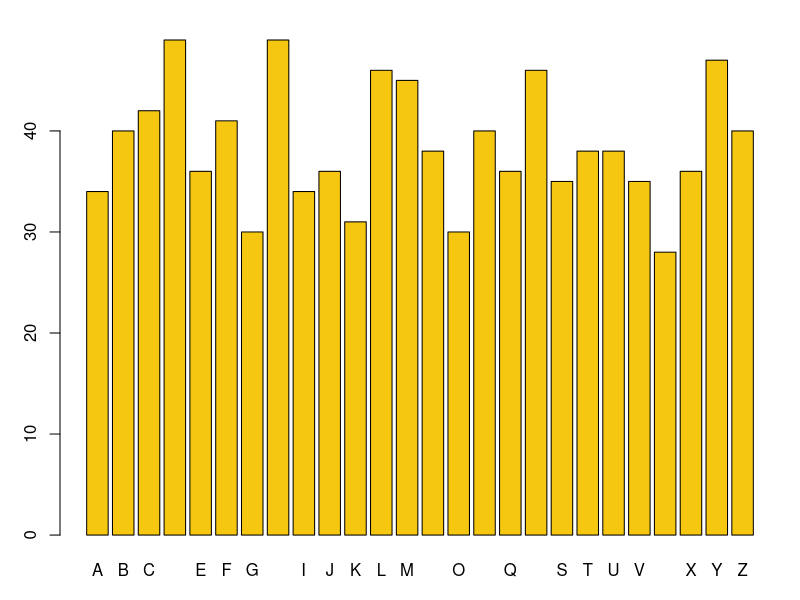

Source code (R):
## ---- chunk 1
collatz <- function(n) {
    cseq <- c(n)
    while (n > 1) {
        if (n %% 2 == 0) n <- n / 2
        else n <- 3*n + 1
        cseq <- c(cseq, n)
    }
    cseq
}
## ---- chunk 2
collatz(7)
## ---- chunk 3
def.h <- function() new.env(hash=TRUE, parent=emptyenv())
len.h <- function(dict) length(ls(envir=dict))
set.h <- function(key, val, dict) assign(as.character(key), val, envir=dict)
get.h <- function(key, dict, default=NULL) {
	key <- as.character(key)
    if (exists(key, envir=dict)) { get(key, dict)
    } else { default }
}
del.h <- function(key, dict) {
	key <- as.character(key)
    if (exists(key, envir=dict)) {
        val <- get.h(key, dict)
        rm(list=c(key), envir=dict)
    } else {
        val <- NULL
    }
    invisible(val)
}
has_key <- function(key, dict) exists(as.character(key), envir=dict)
keys.h <- function(dict) ls(envir=dict)
items.h <- function(dict) as.list(dict)
values.h <- function(dict, mode='character') {
    l <- as.list(dict)
    n <- length(l)
    if (n==0) invisible(NULL)
    v <- vector('character', n)
    for (i in 1:n) v[i] <- l[[i]]
    if (mode=='numeric') v <- as.numeric(v)
    return(v)
}
clear.h <- function(dict) {
    rm(list=keys.h(dict), envir=dict)
}
## ---- chunk 4
counter <- def.h()              # define a hash counter ... and count
count <- function(x, hash = counter) {
  set.h(x, get.h(x, counter, default=0) + 1, counter)
}
## ---- chunk 5
C = sample(LETTERS, 1000, replace = TRUE)
for (ch in C) count(ch, counter)

Cdf = data.frame(Letter = keys.h(counter),
                 Number = as.numeric(values.h(counter)))
head(Cdf)
## ---- chunk 6
par(mar = c(3,3,2,1))
barplot(Cdf$Number, names.arg = Cdf$Letter,
        col = 7)
